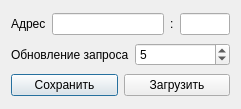
<?xml version="1.0" encoding="UTF-8"?>
<ui version="4.0">
 <class>SettingsWindow</class>
 <widget class="QDialog" name="SettingsWindow">
  <property name="geometry">
   <rect>
    <x>0</x>
    <y>0</y>
    <width>241</width>
    <height>109</height>
   </rect>
  </property>
  <property name="sizePolicy">
   <sizepolicy hsizetype="Preferred" vsizetype="Preferred">
    <horstretch>0</horstretch>
    <verstretch>0</verstretch>
   </sizepolicy>
  </property>
  <property name="windowTitle">
   <string>Settings</string>
  </property>
  <layout class="QVBoxLayout" name="verticalLayout">
   <item>
    <layout class="QHBoxLayout" name="horizontalLayout">
     <item>
      <widget class="QLabel" name="label">
       <property name="sizePolicy">
        <sizepolicy hsizetype="Fixed" vsizetype="Preferred">
         <horstretch>0</horstretch>
         <verstretch>0</verstretch>
        </sizepolicy>
       </property>
       <property name="text">
        <string>Адрес</string>
       </property>
      </widget>
     </item>
     <item>
      <widget class="QLineEdit" name="ipInput">
       <property name="sizePolicy">
        <sizepolicy hsizetype="Expanding" vsizetype="Fixed">
         <horstretch>0</horstretch>
         <verstretch>0</verstretch>
        </sizepolicy>
       </property>
       <property name="minimumSize">
        <size>
         <width>0</width>
         <height>0</height>
        </size>
       </property>
      </widget>
     </item>
     <item>
      <widget class="QLabel" name="label_2">
       <property name="sizePolicy">
        <sizepolicy hsizetype="Fixed" vsizetype="Minimum">
         <horstretch>0</horstretch>
         <verstretch>0</verstretch>
        </sizepolicy>
       </property>
       <property name="text">
        <string>:</string>
       </property>
      </widget>
     </item>
     <item>
      <widget class="QLineEdit" name="portInput">
       <property name="sizePolicy">
        <sizepolicy hsizetype="Preferred" vsizetype="Fixed">
         <horstretch>0</horstretch>
         <verstretch>0</verstretch>
        </sizepolicy>
       </property>
       <property name="maximumSize">
        <size>
         <width>50</width>
         <height>16777215</height>
        </size>
       </property>
      </widget>
     </item>
    </layout>
   </item>
   <item>
    <layout class="QHBoxLayout" name="horizontalLayout_3">
     <item>
      <widget class="QLabel" name="label_3">
       <property name="text">
        <string>Обновление запроса</string>
       </property>
      </widget>
     </item>
     <item>
      <widget class="QSpinBox" name="regenTimeInput">
       <property name="value">
        <number>5</number>
       </property>
      </widget>
     </item>
    </layout>
   </item>
   <item>
    <layout class="QHBoxLayout" name="horizontalLayout_4">
     <item>
      <widget class="QPushButton" name="saveButton">
       <property name="text">
        <string>Сохранить</string>
       </property>
      </widget>
     </item>
     <item>
      <widget class="QPushButton" name="loadButton">
       <property name="text">
        <string>Загрузить</string>
       </property>
      </widget>
     </item>
    </layout>
   </item>
  </layout>
 </widget>
 <resources/>
 <connections/>
</ui>
